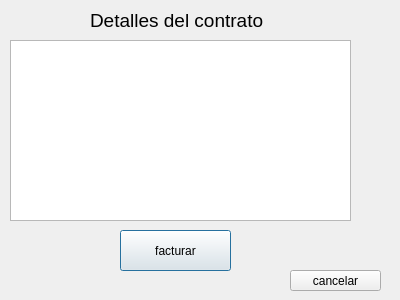
<?xml version="1.0" encoding="UTF-8"?>
<ui version="4.0">
 <class>GUI_contratos_vertodos_factura</class>
 <widget class="QDialog" name="GUI_contratos_vertodos_factura">
  <property name="geometry">
   <rect>
    <x>0</x>
    <y>0</y>
    <width>400</width>
    <height>300</height>
   </rect>
  </property>
  <property name="windowTitle">
   <string>Dialog</string>
  </property>
  <widget class="QLabel" name="label">
   <property name="geometry">
    <rect>
     <x>90</x>
     <y>0</y>
     <width>231</width>
     <height>41</height>
    </rect>
   </property>
   <property name="font">
    <font>
     <pointsize>14</pointsize>
    </font>
   </property>
   <property name="text">
    <string>Detalles del contrato</string>
   </property>
  </widget>
  <widget class="QPushButton" name="pushButton">
   <property name="geometry">
    <rect>
     <x>120</x>
     <y>230</y>
     <width>111</width>
     <height>41</height>
    </rect>
   </property>
   <property name="text">
    <string>facturar</string>
   </property>
  </widget>
  <widget class="QPushButton" name="pushButton_2">
   <property name="geometry">
    <rect>
     <x>290</x>
     <y>270</y>
     <width>91</width>
     <height>21</height>
    </rect>
   </property>
   <property name="text">
    <string>cancelar</string>
   </property>
  </widget>
  <widget class="QListView" name="listView">
   <property name="geometry">
    <rect>
     <x>10</x>
     <y>40</y>
     <width>341</width>
     <height>181</height>
    </rect>
   </property>
  </widget>
 </widget>
 <resources/>
 <connections/>
</ui>
